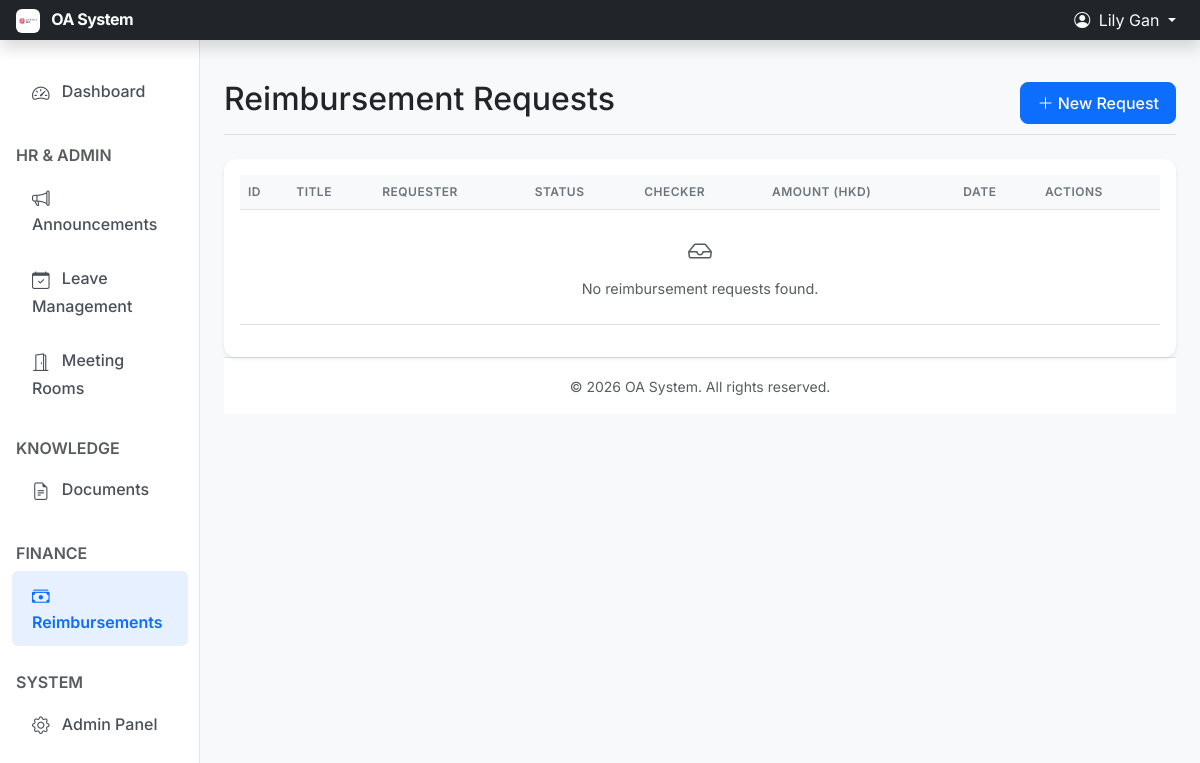
Page /finance/reimbursements/ (signed in) on the earlier database version.
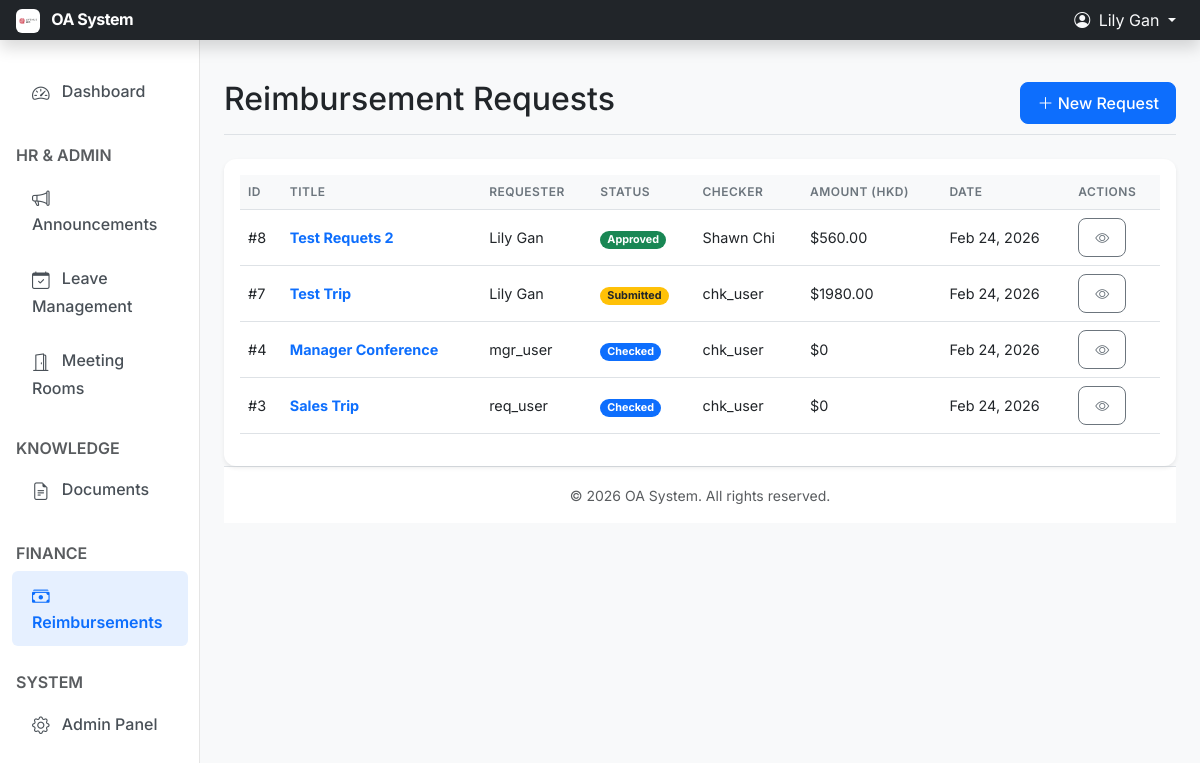
Same page on the later database version.
### apps/finance/models.py (models this page shows, shortened)
class ReimbursementRequest(models.Model):
    STATUS_CHOICES = (
        ('DRAFT', 'Draft'),
        ('SUBMITTED', 'Submitted'),
        ('CHECKED', 'Checked'),
        ('APPROVED', 'Approved'),
        ('REJECTED', 'Rejected'),
        ('PAID', 'Paid'),
    )
    requester = models.ForeignKey(
        settings.AUTH_USER_MODEL,
        on_delete=models.CASCADE,
        related_name='reimbursements',
        verbose_name=_("Requester")
    )
    title = models.CharField(_("Title"), max_length=200, help_text=_("E.g., Business Trip to Tokyo"))
    description = models.TextField(_("Description"), blank=True)
    status = models.CharField(_("Status"), max_length=20, choices=STATUS_CHOICES, default='DRAFT')
    checker = models.ForeignKey(
        settings.AUTH_USER_MODEL,
        on_delete=models.SET_NULL,
        null=True,
        blank=True,
        related_name='checked_reimbursements',
        verbose_name=_("Checker")
    )
    checked_at = models.DateTimeField(_("Checked At"), null=True, blank=True)
    approver = models.ForeignKey(
        settings.AUTH_USER_MODEL,
        on_delete=models.SET_NULL,
        null=True,
        blank=True,
        related_name='approved_reimbursements',
        verbose_name=_("Approver")
    )
    rejection_reason = models.TextField(_("Rejection Reason"), blank=True)
    created_at = models.DateTimeField(auto_now_add=True)
    updated_at = models.DateTimeField(auto_now=True)
    class Meta:
        verbose_name = _("Reimbursement Request")
        verbose_name_plural = _("Reimbursement Requests")
        ordering = ['-created_at']
        permissions = [
            ("can_check_reimbursement", "Can check reimbursement requests"),
        ]
    @property
    def total_amount(self):
        return sum(item.converted_amount for item in self.items.all())

class ExpenseItem(models.Model):
    EXPENSE_TYPES = (
        ('HOTEL', 'Hotel'),
        ('DINING', 'Dining'),
        ('TRAVEL', 'Travel'),
        ('MISC', 'Miscellaneous'),
    )
    CURRENCY_CHOICES = (
        ('HKD', 'HKD'),
        ('USD', 'USD'),
        ('CNY', 'CNY'),
        ('EUR', 'EUR'),
        ('GBP', 'GBP'),
        ('JPY', 'JPY'),
        ('OTHER', 'Other'),
    )
    request = models.ForeignKey(
        ReimbursementRequest,
        on_delete=models.CASCADE,
        related_name='items',
        verbose_name=_("Reimbursement Request")
    )
    expense_date = models.DateField(_("Date of Expense"))
    expense_type = models.CharField(_("Type"), max_length=20, choices=EXPENSE_TYPES)
    amount = models.DecimalField(_("Amount"), max_digits=12, decimal_places=2)
    currency = models.CharField(_("Currency"), max_length=10, choices=CURRENCY_CHOICES, default='HKD')
    exchange_rate = models.DecimalField(
        _("Exchange Rate"),
        max_digits=10,
        decimal_places=4,
        default=1.0000,
        help_text=_("Exchange rate to HKD (Base Currency)")
    )
    description = models.CharField(_("Description"), max_length=255, blank=True)
    attachment = models.FileField(
        _("Receipt/Invoice"),
        upload_to='finance/receipts/%Y/%m/',
        blank=True,
        null=True
    )
    class Meta:
        verbose_name = _("Expense Item")
        verbose_name_plural = _("Expense Items")
        ordering = ['expense_date']
    @property
    def converted_amount(self):
        if self.amount and self.exchange_rate:
            return round(self.amount * self.exchange_rate, 2)
        return Decimal('0.00')

### apps/core/models.py (models this page shows, shortened)
class User(AbstractUser):
    employee_id = models.CharField(_("Employee ID"), max_length=20, unique=True, null=True, blank=True)
    department = models.ForeignKey(
        Department,
        verbose_name=_("Department"),
        on_delete=models.SET_NULL,
        null=True,
        blank=True,
        related_name="members"
    )
    position = models.CharField(_("Position"), max_length=100, blank=True)
    phone = models.CharField(_("Phone"), max_length=20, blank=True)
    class Meta:
        verbose_name = _("User")
        verbose_name_plural = _("Users")

### apps/finance/views.py (the view)
# urls.py: path('reimbursements/', views.ReimbursementListView.as_view(), name='reimbursement_list'),
class ReimbursementListView(LoginRequiredMixin, ListView):
    model = ReimbursementRequest
    template_name = 'finance/reimbursement_list.html'
    context_object_name = 'requests'
    def get_queryset(self):
        user = self.request.user
        queryset = ReimbursementRequest.objects.all()
        if user.is_superuser:
            return queryset.order_by('-created_at')
        if user.has_perm('finance.can_check_reimbursement'):
             return queryset.filter(
                Q(requester=user) |
                Q(checker=user) |
                Q(status__in=['CHECKED', 'APPROVED', 'REJECTED', 'PAID'])
            ).distinct().order_by('-created_at')
        if user.is_staff:
            return queryset.filter(
                Q(requester=user) |
                Q(status__in=['SUBMITTED', 'CHECKED', 'APPROVED', 'REJECTED', 'PAID'])
            ).distinct().order_by('-created_at')
        return queryset.filter(requester=user).order_by('-created_at')

### templates/finance/reimbursement_list.html (shortened to what this page needs)
{% extends 'base.html' %}
{% block page_title %}Reimbursement Requests{% endblock %}
{% block actions %}
<a href="{% url 'finance:reimbursement_create' %}" class="btn btn-primary">
    <i class="bi bi-plus-lg"></i> New Request
</a>
{% endblock %}
{% block content %}
<div class="card shadow-sm">
    <div class="card-body">
        <div class="table-responsive">
            <table class="table table-hover align-middle">
                <thead>
                    <tr>
                        <th>ID</th>
                        <th>Title</th>
                        <th>Requester</th>
                        <th>Status</th>
                        <th>Checker</th>
                        <th>Amount (HKD)</th>
                        <th>Date</th>
                        <th>Actions</th>
                    </tr>
                </thead>
                <tbody>
                    {% for req in requests %}
                    <tr class="{% if user == req.checker and req.status == 'SUBMITTED' %}table-warning{% elif user == calculated_approver and req.status == 'CHECKED' %}table-warning{% endif %}">
                        <td>#{{ req.id }}</td>
                        <td>
                            <a href="{% url 'finance:reimbursement_detail' req.pk %}" class="text-decoration-none fw-bold">
                                {{ req.title }}
                            </a>
                        </td>
                        <td>{{ req.requester.get_full_name|default:req.requester.username }}</td>
                        <td>
                            <span class="badge rounded-pill
                                {% if req.status == 'DRAFT' %}bg-secondary
                                {% elif req.status == 'SUBMITTED' %}bg-warning text-dark
                                {% elif req.status == 'CHECKED' %}bg-primary
                                {% elif req.status == 'APPROVED' %}bg-success
                                {% elif req.status == 'REJECTED' %}bg-danger
                                {% elif req.status == 'PAID' %}bg-info text-dark{% endif %}">
                                {{ req.get_status_display }}
                            </span>
                        </td>
                        <td>
                            {% if req.checker %}
                                {{ req.checker.get_full_name|default:req.checker.username }}
                            {% else %}
                                <span class="text-muted">-</span>
                            {% endif %}
                        </td>
                        <td>${{ req.total_amount }}</td>
                        <td>{{ req.created_at|date:"M d, Y" }}</td>
                        <td>
                            <div class="btn-group btn-group-sm">
                                <a href="{% url 'finance:reimbursement_detail' req.pk %}" class="btn btn-outline-secondary" title="View">
                                    <i class="bi bi-eye"></i>
                                </a>
                            </div>
                        </td>
                    </tr>
                    {% empty %}
                    <tr>
                        <td colspan="8" class="text-center py-4 text-muted">
                            <i class="bi bi-inbox fs-4 d-block mb-2"></i>
                            No reimbursement requests found.
                        </td>
                    </tr>
                    {% endfor %}
                </tbody>
            </table>
        </div>
    </div>
</div>
{% endblock %}

Differences in the rows shown:
added ReimbursementRequest: id "8", title "Test Requets 2", requester.get_full_name "Lily Gan", status "Approved", checker.get_full_name "Shawn Chi", total_amount "560.00", created_at "Feb 24, 2026"
added ReimbursementRequest: id "7", title "Test Trip", requester.get_full_name "Lily Gan", status "Submitted", checker.get_full_name "chk_user", total_amount "1980.00", created_at "Feb 24, 2026"
added ReimbursementRequest: id "4", title "Manager Conference", requester.get_full_name "mgr_user", status "Checked", checker.get_full_name "chk_user", total_amount "0", created_at "Feb 24, 2026"
added ReimbursementRequest: id "3", title "Sales Trip", requester.get_full_name "req_user", status "Checked", checker.get_full_name "chk_user", total_amount "0", created_at "Feb 24, 2026"
Other differences:
text no longer shown: "No reimbursement requests found."
